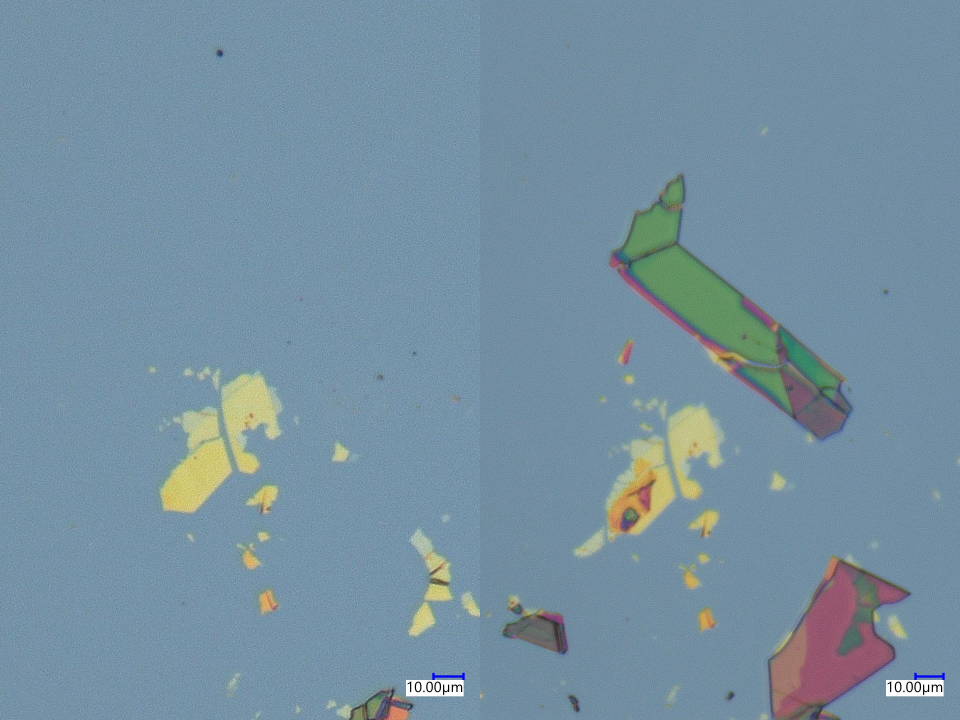
#> input picture figmatch/test_1/VHX_000032.jpg, 2880 x 2160 px, found by its file name (shown at 1/3 size)
$ python figmatch_1230.py   (older library calls are emulated)
#> lines starting #> are read from the running program, lines starting #| are printed output that depends on the picture; after the words box and inside, x2 and y2 are one past the last pixel; in counts of white or black regions, pixels touching at a corner belong together
import pandas as pd
import math
import numpy as np
import matplotlib.pyplot as plt
import cv2

from sklearn.cluster import KMeans

def figshow(img,hsize=400,title='hoge'):
    """
    show a figure with defined size
    """
    shape = img.shape
    ratio=shape[0]/shape[1]
    img2= cv2.resize(img,(hsize,int(hsize*ratio)))
    cv2.imshow(title,img2)
    cv2.waitKey(0)
    cv2.destroyAllWindows()

def superposition(img_list,move_list):
    """
    引き算された画像、重なっている場所のみの画像、重なっている座標を出力する
    """

    rows, cols, col =img_list[0].shape

    #引き算される側に平行移動用の余白を付ける
    img1= np.zeros([rows*3,cols*3,col],np.int)
    img1[rows:rows*2,cols:cols*2]=img_list[1].astype(np.int)

    #move_listで指定された位置で引き算
    img1[rows+move_list[1]:rows*2+move_list[1], cols+move_list[0]:cols*2+move_list[0]] \
        = img1[rows+move_list[1]:rows*2+move_list[1], cols+move_list[0]:cols*2+move_list[0]] - img_list[0].astype(np.int)

    #縦横それぞれ次のリストの真ん中2つが取り出す範囲
    hlist=[rows,rows*2,rows+move_list[0],rows*2+move_list[0]]
    vlist=[cols,cols*2,cols+move_list[1],cols*2+move_list[1]]
    hlist.sort()
    vlist.sort()
    np.abs(img1)

    #取り出してズレに相当する量を計算
    trim = img1[hlist[1]:hlist[2],vlist[1]:vlist[2]]
    return img1.astype(np.uint8), trim.astype(np.uint8), [(hlist[1],hlist[2]),(vlist[1],vlist[2])]

def clastering(img,n_cluster=2):
    """
    指定した画像のクラスタリングを行い、ピクセルごとの判定結果を出力する
    """
    X=np.reshape(img,[-1,3]) #縦にピクセルを並べて横一列、深さRGBの2次元行列
    y_pred = KMeans(n_cluster).fit_predict(X) #cluster分類の結果を格納

    return np.reshape(y_pred,[img.shape[0],-1]).astype(np.uint8)

def binarization(img,collor=np.array([[0,0,0],[255,255,255]])):
    """
    指定した画像をクラスタリングにより2値化する
    """
    y_pred = clastering(img)
    #背景が黒になるように二値化
    if np.mean(y_pred==0) < 0.5:
        y_pred=np.abs(1-y_pred)
    X_pred = np.array([collor[i] for i in y_pred])

    return  np.reshape(X_pred,[img.shape[0],-1,3]).astype(np.uint8), y_pred

def flakedetecting(clustraw):
    """
    connectedComponetsWithStatsの結果を面積によってソートして返す関数
    返り値：エリアの個数、ラベル、各エリアの統計、各エリアの重心
    """
    retval, labels, stats, centroids = cv2.connectedComponentsWithStats(clustraw)
    sort_indx=np.argsort(stats[:,cv2.CC_STAT_AREA])
    stats = stats[sort_indx[::-1]]
    centroids = centroids[sort_indx[::-1]]
    return retval, labels, stats, centroids

def detectedflakes(img, retval, labels, stats, centroids):
    """
    flakedetectingの関数から受け取った認識結果を画像に表示するプログラム
    """
    img_out=img.copy()
    bb=1 #何枚のフレークをハイライトするのか
    for i in range(1,1+bb):
        img_out = cv2.rectangle(img_out,\
            (stats[i,cv2.CC_STAT_LEFT],stats[i,cv2.CC_STAT_TOP]),\
            (stats[i,cv2.CC_STAT_LEFT]+stats[i,cv2.CC_STAT_WIDTH],\
            stats[i,cv2.CC_STAT_TOP]+stats[i,cv2.CC_STAT_HEIGHT]),(0,255,0),4)

    for i in range(retval):
        img_out = cv2.drawMarker(img_out,tuple(centroids[i].astype(np.int)),(0,0,255),markerType=cv2.MARKER_TILTED_CROSS, markerSize=30,thickness=2)

    return img_out

def tempmatch(before, after, stats,target):
    """
    画像を切り出し、テンプレートマッチングする。
    剥離前（検索対象）、剥離後(検索画像)、flakedetectingのstats、検索したいフレークの面積の順位
    """
    #templateの切り出し
    target_stats=stats[target]
    template = after[target_stats[cv2.CC_STAT_TOP]:target_stats[cv2.CC_STAT_TOP]+target_stats[cv2.CC_STAT_HEIGHT],\
        target_stats[cv2.CC_STAT_LEFT]:target_stats[cv2.CC_STAT_LEFT]+target_stats[cv2.CC_STAT_WIDTH]]

    #templatematching
    res = cv2.matchTemplate(before,template,cv2.TM_SQDIFF)
    min_val, max_val, min_loc, max_loc = cv2.minMaxLoc(res)

    #matchした領域を計算
    detect_topleft=(min_loc[0],min_loc[1])
    detect_buttomright=(detect_topleft[0]+template.shape[1],detect_topleft[1]+template.shape[0])


    return res, template, detect_topleft, detect_buttomright

if __name__ == '__main__':
    #画像を読み込み、transfer前後の2つに分割
    img = cv2.imread('VHX_000032.jpg')
#> img is the input picture: shape (2160, 2880, 3); mean B, G, R 161.2, 144.7, 118.3
    img_list=np.hsplit(img,2)
#> img_list = 2 items
    shape = img_list[0].shape
#> shape = (2160, 1440, 3)

    M = np.float32([[1,0,354],[0,1,-234]])
    img_list[1] = cv2.warpAffine(img_list[0],M,(shape[1],shape[0]))

    """
    img_all, trim, trim_coord=superposition(img_list,move_list)

    img_all=cv2.rectangle(img_all,trim_coord[0],trim_coord[1],(0,255,0),3)
    delta = np.sqrt(np.square(trim).mean())/255
    """

    #クラスタリングを用いた２値化
    #クラスタリングした画像でマッチング??
    #現在は1倍での特定にのみ対応
    t=1
    clust_after, clustraw_after = binarization(cv2.resize(img_list[0] , (int(shape[1]*t), int(shape[0]*t))))
#> in clastering, `return np.reshape(y_pred,[img.shape[0],-1]).astype(np.uint8)`:
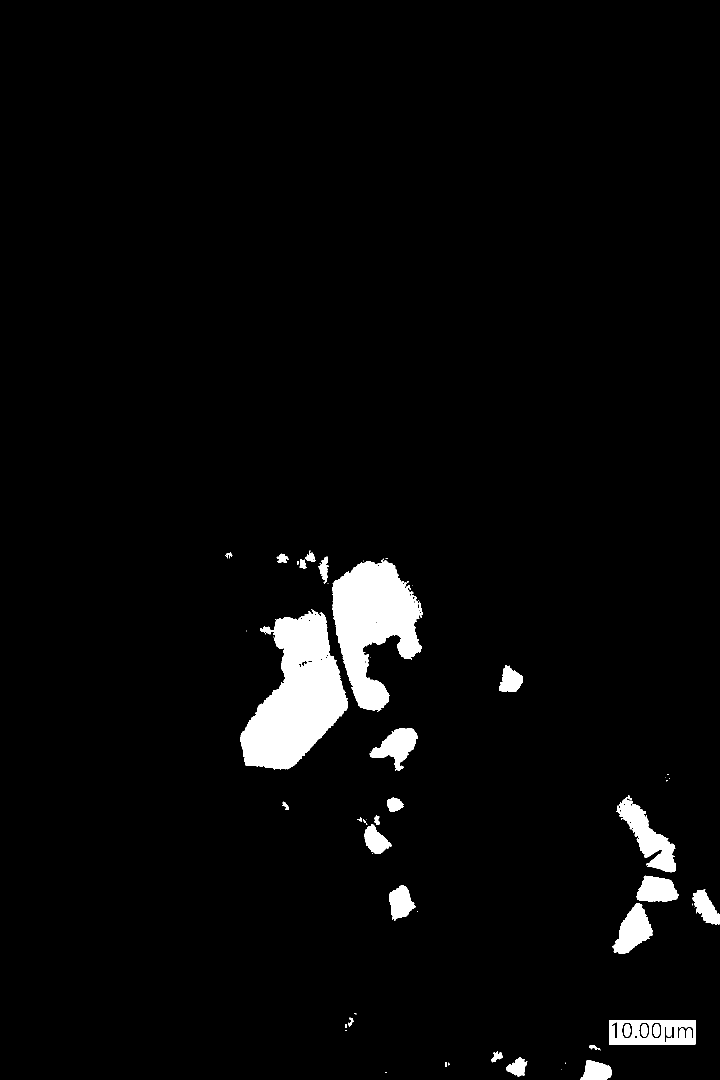
#> returned value: shape (2160, 1440) (shown at 1/2 size); values 0 (black) and 1 (white), 3.5% white; 59 white regions (28 under 20 px), largest, box (x1, y1, x2, y2) and area: (480, 1218, 696, 1539) 39372, (664, 1117, 846, 1423) 31335, (1233, 1590, 1351, 1745) 6731
    dst = cv2.bitwise_and(clust_after, img_list[0])

    #薄膜認識
    retval, labels, stats, centroids = flakedetecting(clustraw_after)
#> in flakedetecting, `retval, labels, stats, centroids = cv2.connectedComponentsWithStats(cl..`:
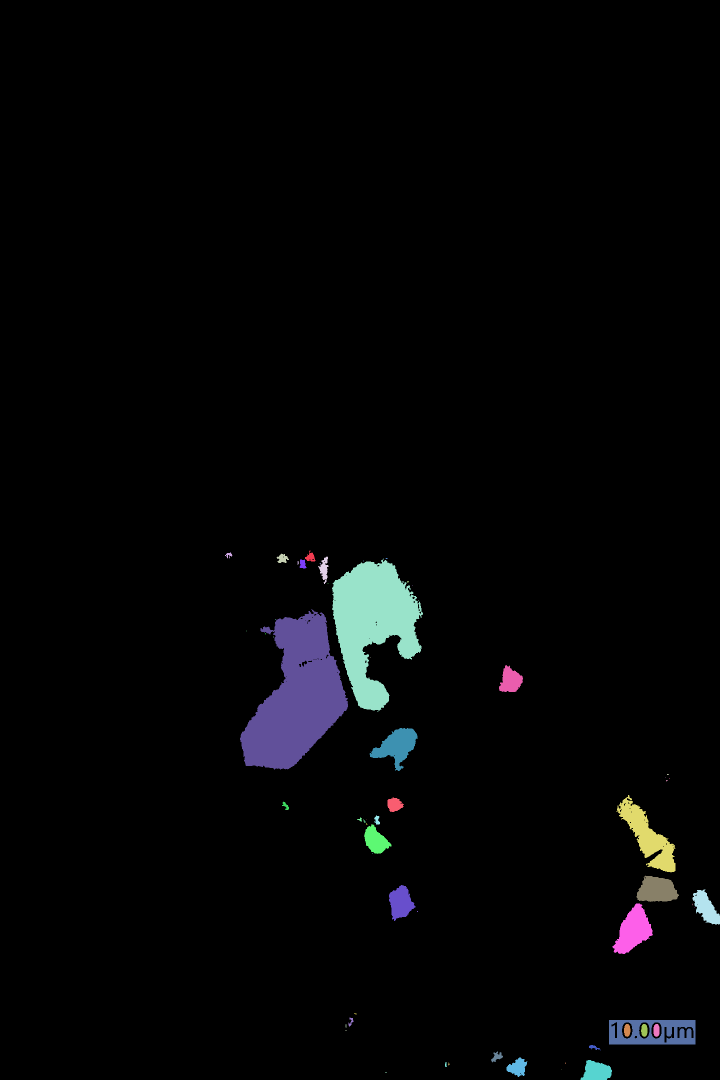
#> labels: shape (2160, 1440) int32 (shown at 1/2 size); 60 distinct labels, from 0 to 59; one colour per label, 0 black
#> in flakedetecting, `retval, labels, stats, centroids = cv2.connectedComponentsWithStats(cl..`: retval = 60; stats = 60 rows, first 6: [0, 0, 1440, 2160, 3000479], [610, 1101, 21, 22, 246], [450, 1105, 15, 12, 84], [553, 1107, 25, 19, 280], [636, 1113, 21, 55, 545], [664, 1117, 182, 306, 31335]; centroids = 60 pairs, first value 457.3 to 1411.5, second value 1064.6 to 2144.5
#> in flakedetecting, `sort_indx=np.argsort(stats[:,cv2.CC_STAT_AREA])`: sort_indx = 60 values, max 59 at index 17, min 0 at index 59, mean 29.5
#> in flakedetecting, `stats = stats[sort_indx[::-1]]`: stats = 60 rows, first 6: [0, 0, 1440, 2160, 3000479], [480, 1218, 216, 321, 39372], [664, 1117, 182, 306, 31335], [1233, 1590, 118, 155, 6731], [1218, 2040, 173, 49, 6123], [1225, 1807, 81, 101, 4484]
#> retval = 60

    #templateを切り出し、テンプレートマッチング
    target=2
    res, template, detect_topleft, detect_buttomright = tempmatch(img_list[1],img_list[0],stats,target)
#> in tempmatch, `target_stats=stats[target]`: target_stats = [664, 1117, 182, 306, 31335]
#> in tempmatch, `template = after[target_stats[cv2.CC_STAT_TOP]:target_stats[cv2.CC_STA..`:
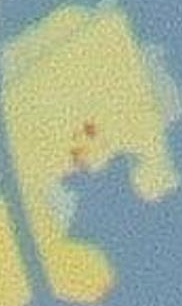
#> template: shape (306, 182, 3); mean of channels 0, 1, 2 149.7, 178.2, 165.8; drawn as B, G, R
#> in tempmatch, `res = cv2.matchTemplate(before,template,cv2.TM_SQDIFF)`:
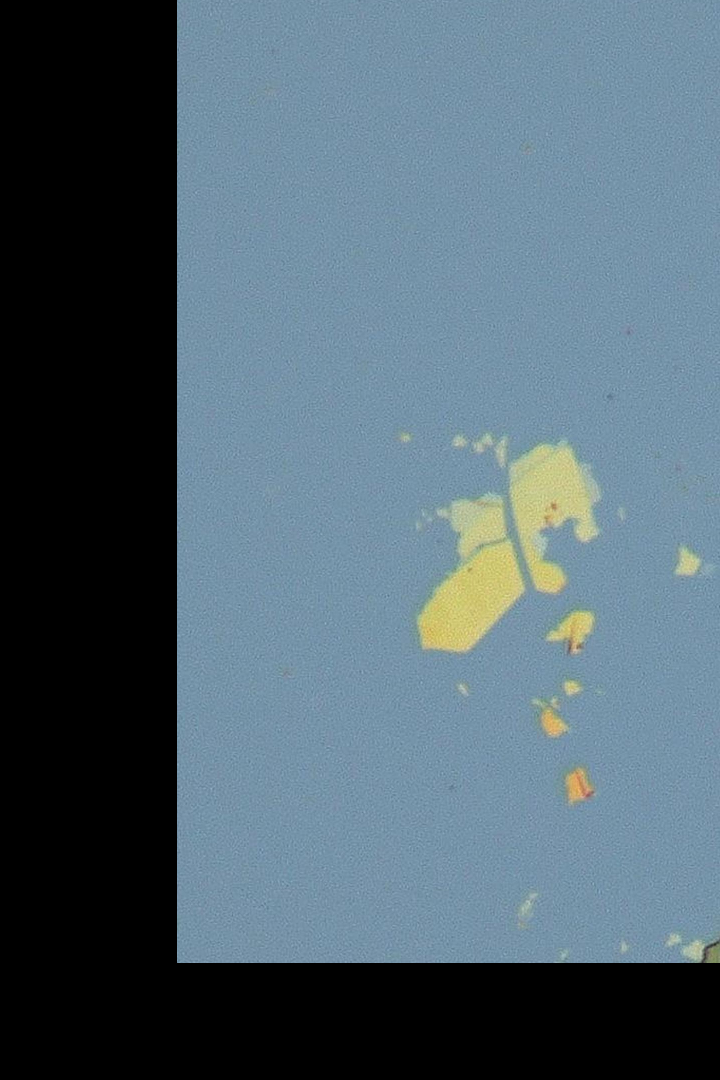
#> before: shape (2160, 1440, 3) (shown at 1/2 size); mean of channels 0, 1, 2 112, 100.5, 81.3; drawn as B, G, R
#> in tempmatch, `min_val, max_val, min_loc, max_loc = cv2.minMaxLoc(res)`: min_val = 842; max_val = 4.66e+09; min_loc = (1018, 883); max_loc = (19, 501)
#> in tempmatch, `detect_topleft=(min_loc[0],min_loc[1])`: detect_topleft = (1018, 883)
#> in tempmatch, `detect_buttomright=(detect_topleft[0]+template.shape[1],detect_topleft..`: detect_buttomright = (1200, 1189)
#> detect_topleft = (1018, 883); detect_buttomright = (1200, 1189)

    #マッチング結果を画像出力
    img_match=img_list[1].copy()
    img_match=cv2.rectangle(img_match,detect_topleft,detect_buttomright,(255,0,0),4)
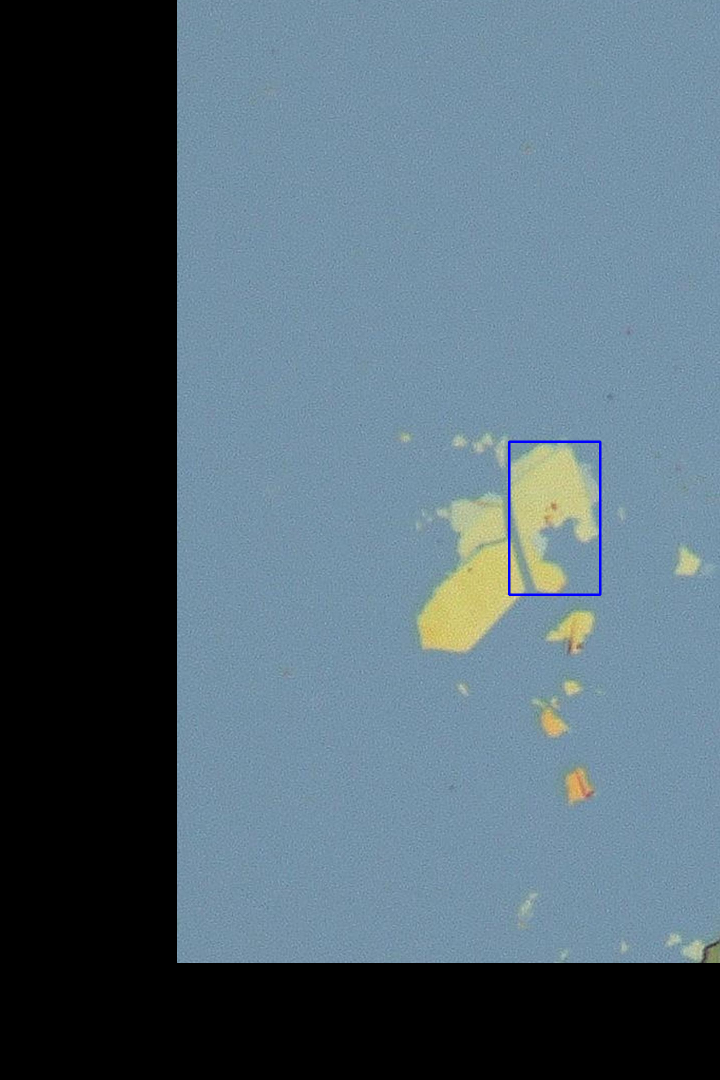
#> img_match: shape (2160, 1440, 3) (shown at 1/2 size); 0.16% of pixels changed, all inside (x1, y1, x2, y2) = (1016, 881, 1203, 1192); drawn as B, G, R

    #どれだけ移動したかを計算
    hmove=detect_topleft[0]-stats[target,cv2.CC_STAT_LEFT]
#> hmove = 354
    vmove=detect_topleft[1]-stats[target,cv2.CC_STAT_TOP]
#> vmove = -234
    move_list=[hmove,vmove]
#> move_list = [354, -234]

    #ずらして重ねる
    img_list[0] = detectedflakes(img_list[0], retval, labels, stats, centroids)
#> after the loop in detectedflakes, `for i in range(retval):`:
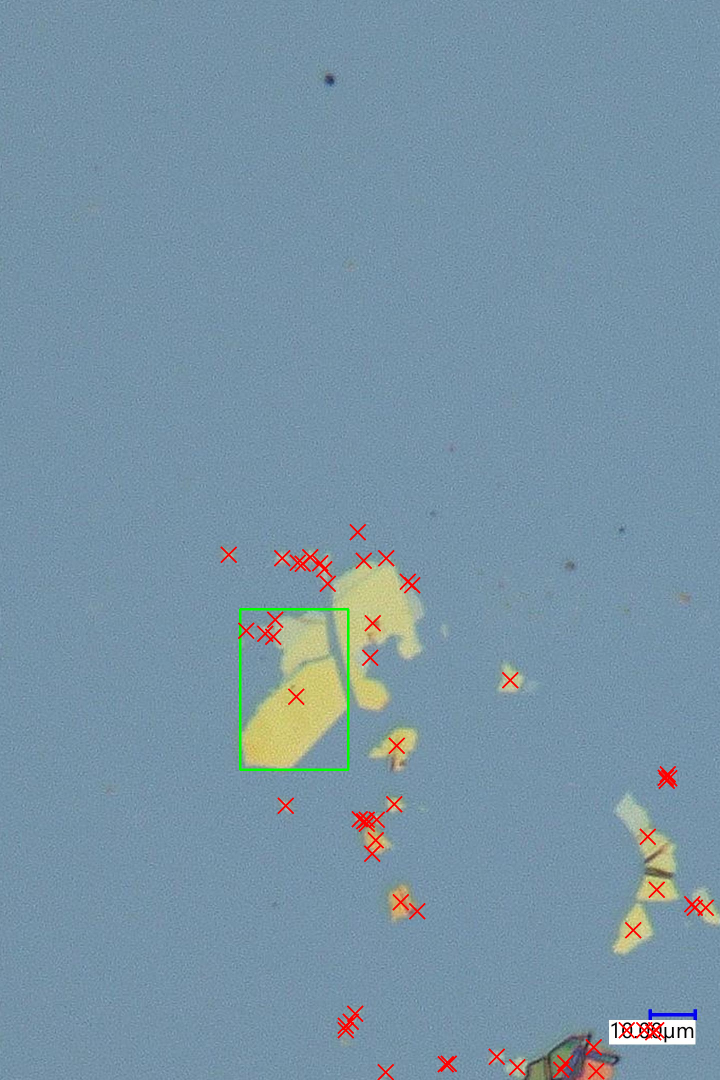
#> img_out: shape (2160, 1440, 3) (shown at 1/2 size); mean of channels 0, 1, 2 165.7, 148.3, 120.6; drawn as B, G, R
    img_all, trim, trim_coord=superposition(img_list,move_list)
#> in superposition, `hlist=[rows,rows*2,rows+move_list[0],rows*2+move_list[0]]`: hlist = [2160, 4320, 2514, 4674]
#> in superposition, `vlist=[cols,cols*2,cols+move_list[1],cols*2+move_list[1]]`: vlist = [1440, 2880, 1206, 2646]
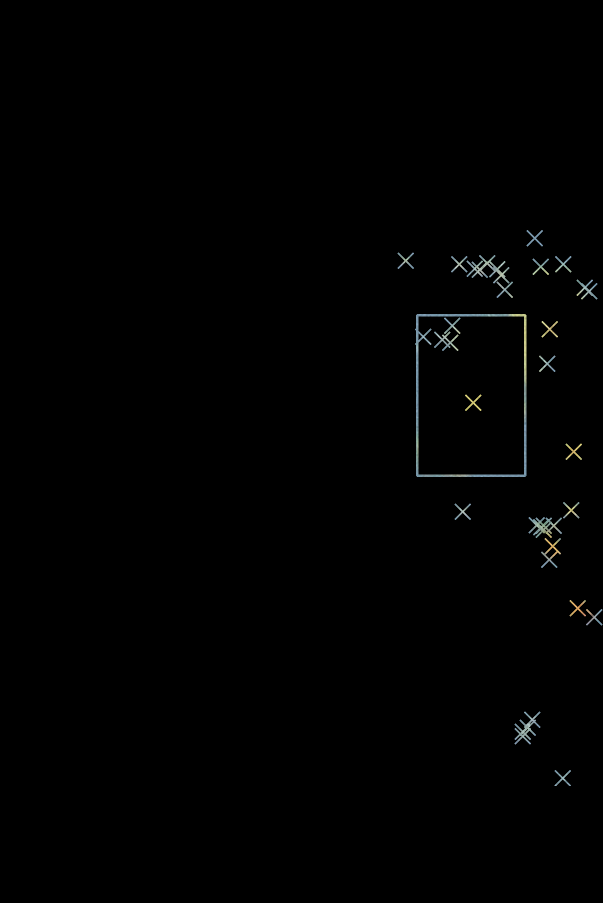
#> trim: shape (1806, 1206, 3) (shown at 1/2 size); mean of channels 0, 1, 2 1.1, 1.2, 1; drawn as B, G, R
#> trim_coord = [(2514, 4320), (1440, 2646)]


#> (the run stopped early here; a loop or call above may not have finished)
